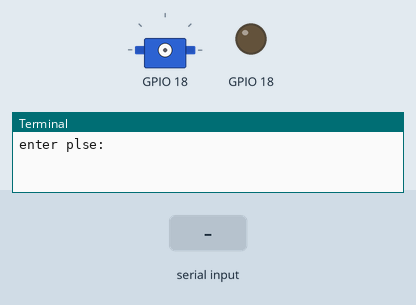
Simulated run of this program. Board: Raspberry Pi (BCM pin numbers). Shown: servo, output pins drawn as LEDs (lit = HIGH), the last lines printed to the terminal. Inputs (shaded band) come from the test bench. Servo angles are drawn from the pulse width (0.5 ms = 0°, 2.5 ms = 180°); pins used as bus, display or sensor lines are not drawn.

Above: at 1.2 s.
1.3 s: "5" typed at the terminal
At 1.9 s:
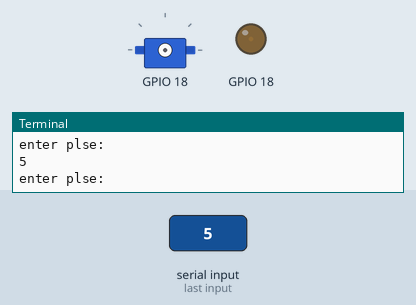
2.8 s: "90" typed at the terminal
4.3 s: "200" typed at the terminal
At 5.3 s:
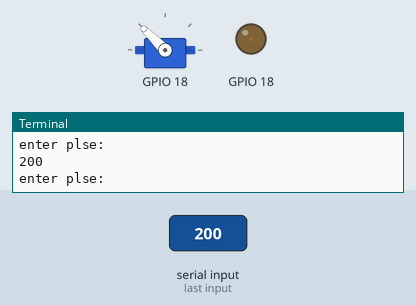
Timing chart, 0 to 7.3 s (numbered marks = the images above; inputs shaded):
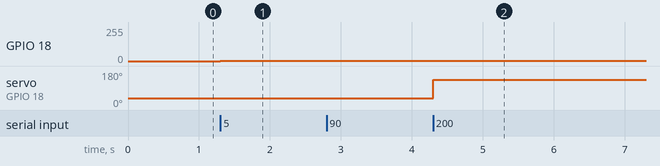

The program:

pw.py
```python
# Servo Control
import time
import wiringpi

# use 'GPIO naming'
wiringpi.wiringPiSetupGpio()

# set #18 to be a PWM output
wiringpi.pinMode(18, wiringpi.GPIO.PWM_OUTPUT)

# set the PWM mode to milliseconds stype
wiringpi.pwmSetMode(wiringpi.GPIO.PWM_MODE_MS)

# divide down clock
wiringpi.pwmSetClock(192)
wiringpi.pwmSetRange(2000)
delay_period = 0.01

while True:
  pulse = int(raw_input("enter plse: "))
  wiringpi.pwmWrite(18, pulse)
```

Measured:
- after the input at 1.3 s, GPIO 18: 0/255 → 1/255 at once
- after the input at 4.3 s, servo on GPIO 18: 36° → 135° at once
